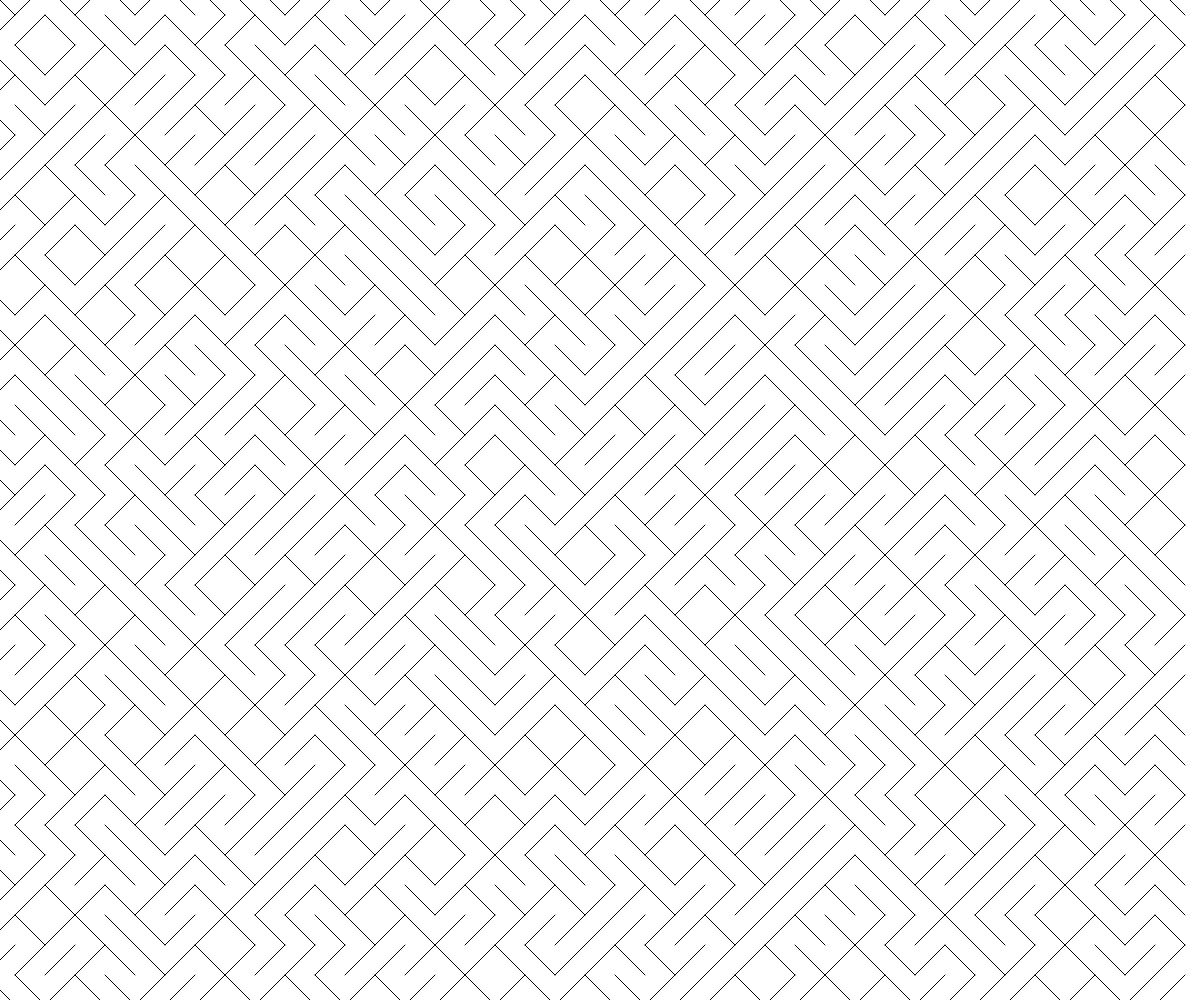
Frame 1 (no input)
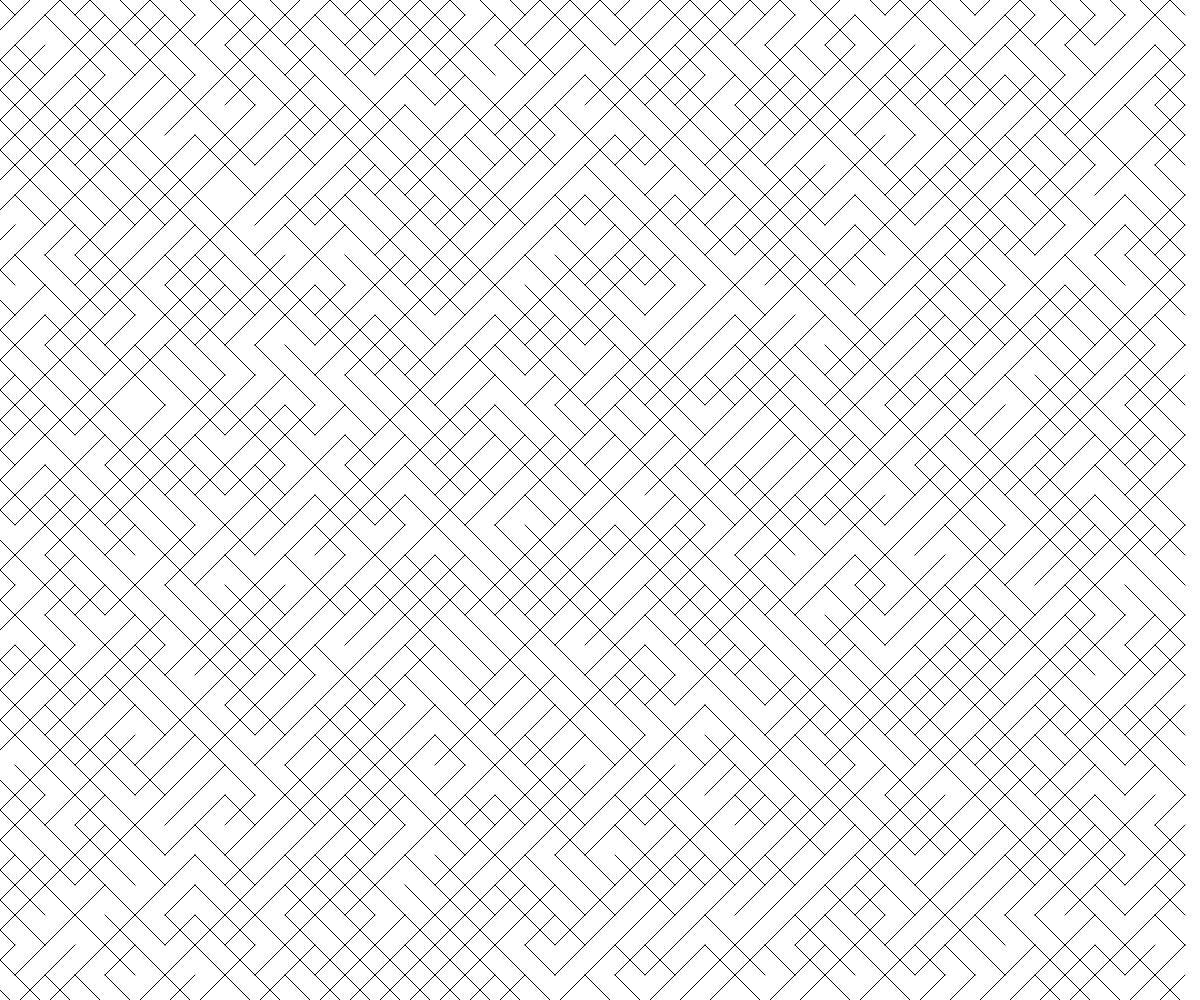
Frame 2 (the mouse pressed at the canvas centre, redrawn once)

The p5.js sketch that drew these frames (run headless with seeded random() and noise() and a simulated clock; the mouse was pressed at the canvas centre and the sketch redrawn once):

// p5.js sketch
// ── sketch.js
// Project Title
// Your Name
// Date
//
// Extra for Experts:
// - describe what you did to take this project "above and beyond"

let squareSize = 30;
let x, y;

function setup() {
  createCanvas(windowWidth, windowHeight);
  rectMode(CENTER);
  background(255);
  noLoop();
  fill(0);
  stroke(0);
}

function diagonalAscending() {
  line(x - squareSize / 2, y + squareSize / 2, x + squareSize / 2, y - squareSize / 2);
}

function diagonalDescending() {
  line(x - squareSize / 2, y - squareSize / 2, x + squareSize / 2, y + squareSize / 2);
}


function drawLines(){
  for (x = 0; x < width; x += squareSize) {
    for (y = 0; y < height; y += squareSize) {
      if (int(random(1,3)) === 1) {
        diagonalAscending();
      }
      else {
        diagonalDescending();
      }
    }
  }
}

function draw() {
  drawLines();
}


function windowResized(){
  resizeCanvas(windowWidth, windowHeight);
}
